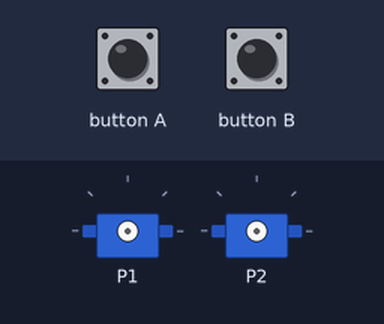
A program run on a simulated BBC micro:bit (MakeCode). Shown: 2 × servo. The test bench sets the inputs (shaded band).

Above: at 1.2 s.
1.3 s: button A pressed for 0.15 s
At 4.2 s:
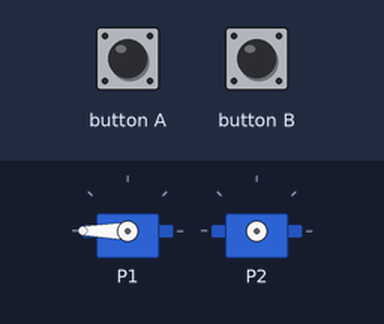
4.4 s: button B pressed for 0.15 s
At 7.3 s:
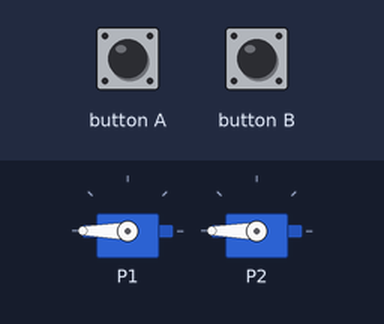
7.5 s: button A pressed for 0.15 s
At 8.7 s:
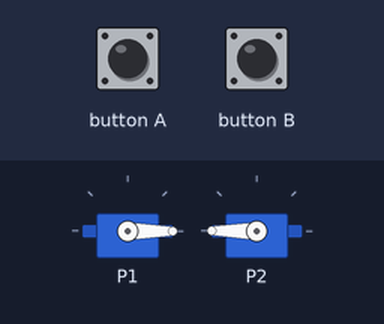
Timing chart, 0 to 11.2 s (numbered marks = the images above; inputs shaded):
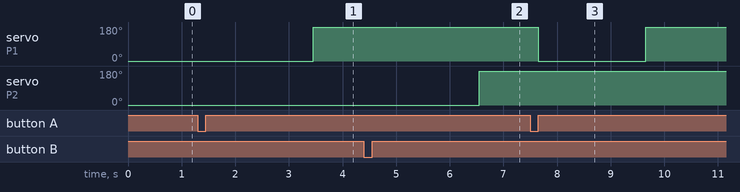

Measured:
- after the input at 1.3 s, servo on P1: 0° → 180° after 2.2 s
- after the input at 4.4 s, servo on P2: 0° → 180° after 2.2 s
- after the input at 7.5 s, servo on P1: 180° → 0° after 0.15 s, → 180° 2.0 s later

The program:

main.ts
```typescript
input.onButtonPressed(Button.A, function () {
    pins.servoWritePin(AnalogPin.P1, 0)
    basic.pause(2000)
    pins.servoWritePin(AnalogPin.P1, 180)
    basic.pause(2000)
})
input.onButtonPressed(Button.B, function () {
    pins.servoWritePin(AnalogPin.P2, 0)
    basic.pause(2000)
    pins.servoWritePin(AnalogPin.P2, 180)
    basic.pause(2000)
})
```

test.ts
```typescript
// aquí va el archivo "tests"; esto no se compilará cuando este paquete se utilice como una extensión.
```
